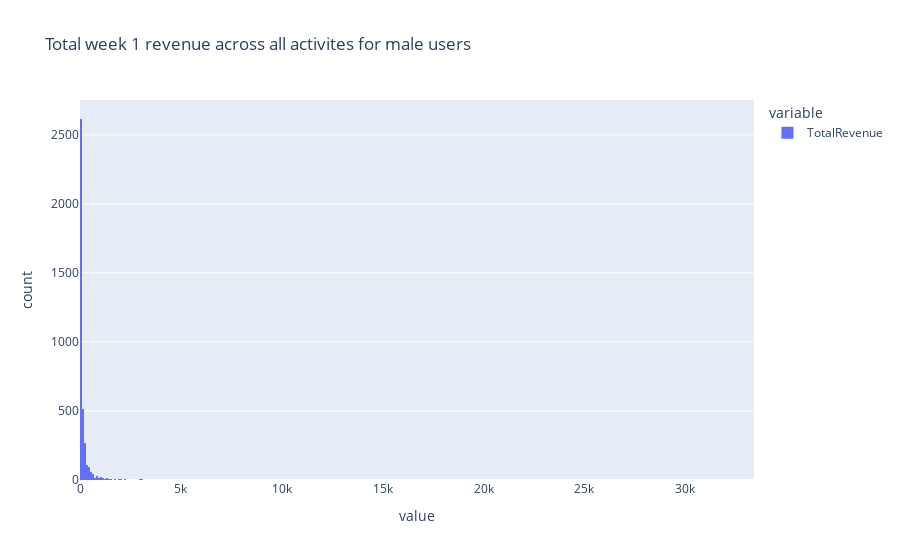
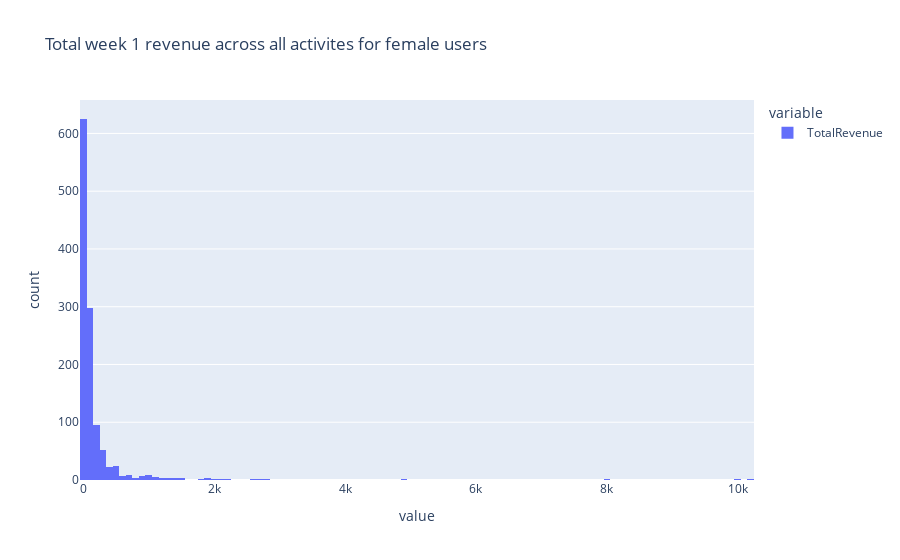

The code cell stored with these charts, in order, in its notebook:
### Code cell
# A t-test could be appropriate if the means of the different samples are normally distributed.
# which is probably not the case for revenue as we have concluded across all genders in the previous questions.
# Let's check this again but now for each gender:

fig = px.histogram(users_and_activities_1week_revenue[users_and_activities_1week_revenue['Gender'] == 'M']['TotalRevenue'],
                  title='Total week 1 revenue across all activites for male users')
fig.show()

fig = px.histogram(users_and_activities_1week_revenue[users_and_activities_1week_revenue['Gender'] == 'F']['TotalRevenue'],
                  title='Total week 1 revenue across all activites for female users')
fig.show()

# Both histograms are indeed heavily right-skewed (zoomed-in to make it clear), so not normally distributed.
# Therefore we will apply a non-parametric statistical test to compare the revenues between genders

### Figure 1 — Plotly figure (JSON) as saved in the notebook; plotly's stock layout.template omitted (floating-point values rounded to 4 significant figures; data arrays with more than 128 entries replaced by an {"elided": "..."} marker saying what was removed)
{"data": [{"alignmentgroup": "True", "bingroup": "x", "hovertemplate": "variable=TotalRevenue<br>value=%{x}<br>count=%{y}<extra></extra>", "legendgroup": "TotalRevenue", "marker": {"color": "#636efa", "pattern": {"shape": ""}}, "name": "TotalRevenue", "offsetgroup": "TotalRevenue", "orientation": "v", "showlegend": true, "type": "histogram", "x": {"elided": "3919 float values"}, "xaxis": "x", "yaxis": "y"}], "layout": {"barmode": "relative", "legend": {"title": {"text": "variable"}, "tracegroupgap": 0}, "title": {"text": "Total week 1 revenue across all activites for male users"}, "xaxis": {"anchor": "y", "domain": [0, 1], "title": {"text": "value"}}, "yaxis": {"anchor": "x", "domain": [0, 1], "title": {"text": "count"}}}}

### Figure 2 — Plotly figure (JSON) as saved in the notebook; plotly's stock layout.template omitted (floating-point values rounded to 4 significant figures; data arrays with more than 128 entries replaced by an {"elided": "..."} marker saying what was removed)
{"data": [{"alignmentgroup": "True", "bingroup": "x", "hovertemplate": "variable=TotalRevenue<br>value=%{x}<br>count=%{y}<extra></extra>", "legendgroup": "TotalRevenue", "marker": {"color": "#636efa", "pattern": {"shape": ""}}, "name": "TotalRevenue", "offsetgroup": "TotalRevenue", "orientation": "v", "showlegend": true, "type": "histogram", "x": {"elided": "1186 float values"}, "xaxis": "x", "yaxis": "y"}], "layout": {"barmode": "relative", "legend": {"title": {"text": "variable"}, "tracegroupgap": 0}, "title": {"text": "Total week 1 revenue across all activites for female users"}, "xaxis": {"anchor": "y", "domain": [0, 1], "title": {"text": "value"}}, "yaxis": {"anchor": "x", "domain": [0, 1], "title": {"text": "count"}}}}
